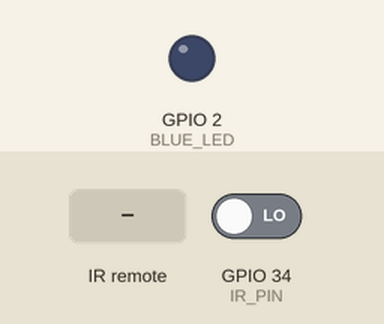
Recording of a sketch running on a simulated ESP32. Shown: output pins drawn as LEDs (lit = HIGH). Wiring (inferred from the names in the program): IR receiver: data GPIO 34. The inputs (shaded band) are chosen by the test bench; at power-on: GPIO 34 (IR_PIN) LOW. What the sketch prints to the serial monitor is not drawn.

Above: at 1.2 s.
1.3 s: infrared code 0xFF received
Timing chart, 0 to 4.3 s (numbered marks = the images above; inputs shaded):
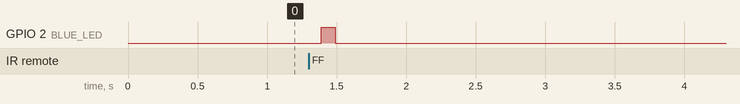

Measured:
- after the input at 1.3 s, GPIO 2 (BLUE_LED): LOW → HIGH after 0.09 s, → LOW 0.10 s later

The sketch:

ir_receive.ino
```cpp
// ir_receive — 赤外線リモコンのボタンのコードを読む
// リモコン (秋月 107245, NEC フォーマット) のボタンを押すと、シリアルモニタ (115200bps) に
//   メーカー 0x10EF  キー 0x??
// のように出る。押し続けると「リピート」が 108ms ごとに出る。基板の青い LED (IO2) も光る。
// ライブラリは使わず、受信モジュールの出力が変わった時刻の差から 0 と 1 を読み分ける。
//
// 配線: 受信モジュール OSRB38C9AA (レンズを手前に向けて左から OUT・GND・VCC)
//   OUT → IO34、GND → GND、VCC → 3V3
// ボード: ESP32 Dev Module (Freenove ESP32 WROOM) / ESP32 Arduino core 3.x

const int IR_PIN = 34;
const int BLUE_LED = 2;              // Freenove の青い LED。DevKitC には無い (光らないだけ)

// ---- NEC の解読 (ir_light_sound・ir_car と同じ) ----
// 受信モジュールは光を受けている間 LOW になる。LOW の長さ (マーク) と HIGH の長さ (スペース) で読む:
//   リーダー: マーク 9ms + スペース 4.5ms     リピート: マーク 9ms + スペース 2.25ms
//   0: マーク 0.56ms + スペース 0.56ms        1: マーク 0.56ms + スペース 1.69ms
//   32 ビット = メーカー 16 ビット + キー 8 ビット + キーの反転 8 ビット (下位ビットから)
volatile uint32_t irLastUs = 0;
volatile uint8_t irState = 0;        // 0: 待ち  1: リーダーのマークの後  2: ビットを読んでいる
volatile bool irMarkOk = false;
volatile uint32_t irBits = 0;
volatile uint8_t irCount = 0;
volatile uint32_t irFrame = 0;       // 読めた 32 ビット
volatile bool irGotFrame = false;
volatile bool irGotRepeat = false;

static inline bool near(uint32_t t, uint32_t target, uint32_t tol) {
  return t + tol >= target && t <= target + tol;
}

// 出力が変わるたびに呼ぶ。high = 変わった後のレベル、dt = 前に変わってからの時間 (µs)
void irEdge(bool high, uint32_t dt) {
  if (high) {                                    // マークが終わった
    if (near(dt, 9000, 1500)) irState = 1;       // リーダー (またはリピート) の始まり
    else if (irState == 2 && near(dt, 560, 300)) irMarkOk = true;
    else irState = 0;
  } else {                                       // スペースが終わった
    if (irState == 1) {
      if (near(dt, 4500, 800)) { irState = 2; irBits = 0; irCount = 0; irMarkOk = false; }
      else if (near(dt, 2250, 500)) { irGotRepeat = true; irState = 0; }
      else irState = 0;
    } else if (irState == 2 && irMarkOk) {
      irMarkOk = false;
      if (near(dt, 1690, 400)) irBits |= (1UL << irCount);
      else if (!near(dt, 560, 300)) { irState = 0; return; }
      irCount = irCount + 1;
      if (irCount == 32) { irFrame = irBits; irGotFrame = true; irState = 0; }
    }
  }
}

void onIrChange() {                  // 割り込みで呼ばれる (出力が変わるたび)
  uint32_t now = micros();
  irEdge(digitalRead(IR_PIN) == HIGH, now - irLastUs);
  irLastUs = now;
}

// 読めたフレームの中身。キーとその反転が合わなければ false
bool irDecode(uint32_t frame, uint16_t &maker, uint8_t &key) {
  maker = (uint16_t)(((frame & 0xFF) << 8) | ((frame >> 8) & 0xFF));   // 送られた順に 0x10EF のように並べる
  key = (frame >> 16) & 0xFF;
  uint8_t inv = (frame >> 24) & 0xFF;
  return (uint8_t)(key ^ inv) == 0xFF;
}
// ---- ここまで ----

unsigned long ledOffMs = 0;

void setup() {
  Serial.begin(115200);
  pinMode(IR_PIN, INPUT);
  pinMode(BLUE_LED, OUTPUT);
  attachInterrupt(digitalPinToInterrupt(IR_PIN), onIrChange, CHANGE);
  Serial.println("リモコンを受信モジュールに向けて、ボタンを押してください");
}

void loop() {
  if (irGotFrame) {
    irGotFrame = false;
    uint16_t maker;
    uint8_t key;
    if (irDecode(irFrame, maker, key)) {
      Serial.printf("メーカー 0x%04X  キー 0x%02X\n", maker, key);
    } else {
      Serial.printf("読み違い (0x%08lX)\n", (unsigned long)irFrame);
    }
    digitalWrite(BLUE_LED, HIGH);
    ledOffMs = millis() + 100;
  }
  if (irGotRepeat) {
    irGotRepeat = false;
    Serial.println("  (リピート)");
    digitalWrite(BLUE_LED, HIGH);
    ledOffMs = millis() + 100;
  }
  if (ledOffMs && millis() > ledOffMs) {
    digitalWrite(BLUE_LED, LOW);
    ledOffMs = 0;
  }
}
```
